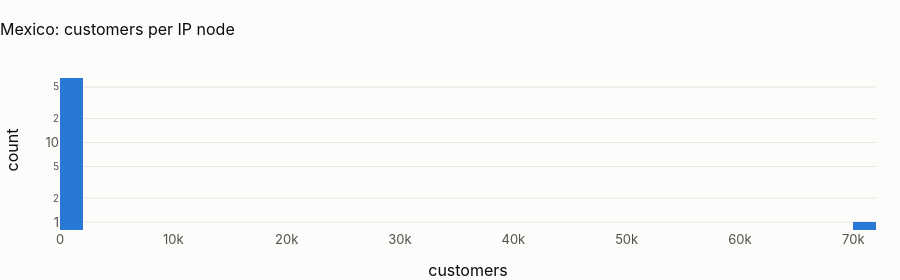

The code cell stored with this chart in its notebook:
### Code cell
show(
    pl.q("select node_type, count(*) as nodes from {graph_nodes} group by 1 order by 2 desc"),
    paging=False,
)
deg = pl.q(
    """select dst_id, count(distinct src_id) as customers from {graph_edges} where dst_type = 'ip' group by 1"""
)
custs = pl.q("select count(*) from {stg_customers}").iloc[0, 0]
top = int(deg.customers.max()) if len(deg) else 0
custs = max(int(custs), 1)
fig = px.histogram(
    deg, x="customers", log_y=True, nbins=40, title=f"{CTRY.title}: customers per IP node"
)
fig.update_layout(height=280)
fig.show()
display(
    Markdown(
        f"**The largest IP node links {top:,} of {CTRY.name}'s {custs:,} customers ({100 * top / custs:.0f} %)**; "
        f"{int((deg.customers == 2).sum())} IP nodes link exactly two customers. The large node is the token of NULL "
        "(missing IPs), the same defect as bank-wide: fix `pii_hash` before any graph work in any country."
    )
)

### Figure 1 — Plotly figure (JSON) as saved in the notebook; plotly's stock layout.template omitted (floating-point values rounded to 4 significant figures)
{"data": [{"bingroup": "x", "hovertemplate": "customers=%{x}<br>count=%{y}<extra></extra>", "legendgroup": "", "marker": {"color": "#2a78d6", "pattern": {"shape": ""}}, "name": "", "nbinsx": 40, "orientation": "v", "showlegend": false, "type": "histogram", "x": [71832, 2, 2, 2, 2, 2, 2, 2, 2, 2, 2, 2, 2, 2, 2, 2, 2, 2, 2, 2, 2, 2, 2, 2, 2, 2, 2, 2, 2, 2, 2, 2, 2, 2, 2, 2, 2, 2, 2, 2, 2, 2, 2, 2, 2, 2, 2, 2, 2, 2, 2, 2, 2, 2, 2, 2, 2, 2, 2, 2, 2, 2, 2, 2, 2, 2], "xaxis": "x", "yaxis": "y"}], "layout": {"barmode": "relative", "height": 280, "legend": {"tracegroupgap": 0}, "title": {"text": "Mexico: customers per IP node"}, "xaxis": {"anchor": "y", "domain": [0.0, 1.0], "title": {"text": "customers"}}, "yaxis": {"anchor": "x", "domain": [0.0, 1.0], "title": {"text": "count"}, "type": "log"}}}
